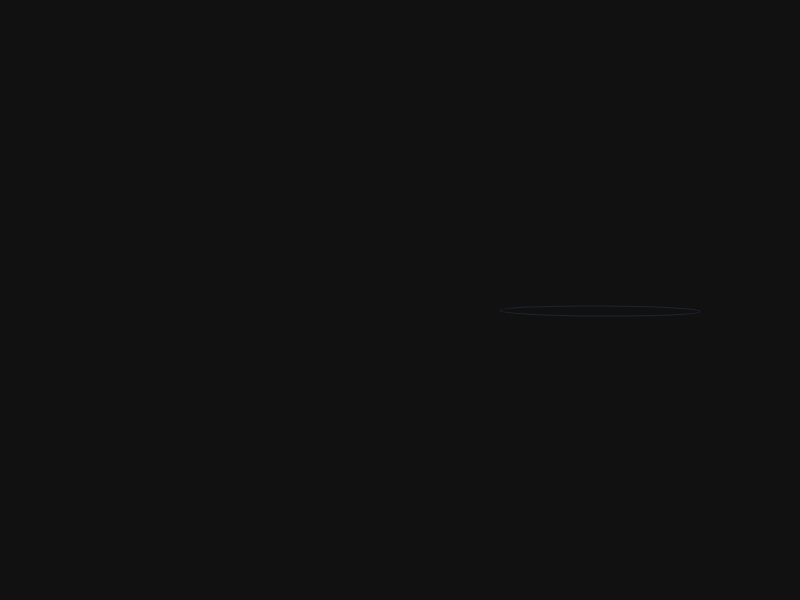
Frame 1 (no input)
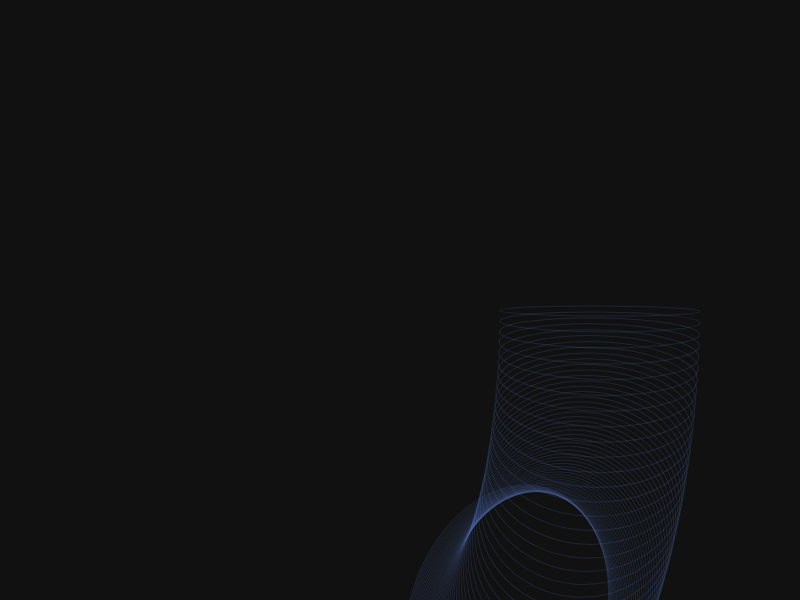
Frame 60 (no input)
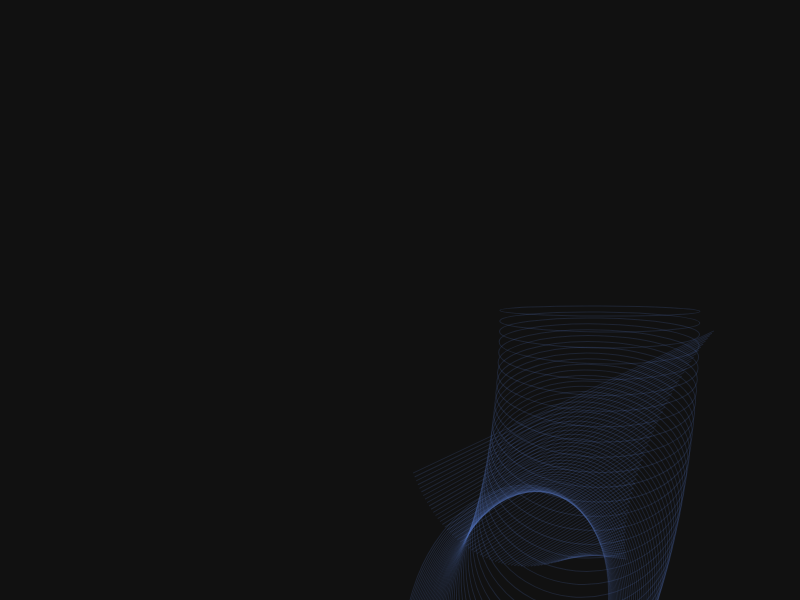
Frame 120 (the mouse pressed at the canvas centre since frame 60)

The p5.js sketch that drew these frames (run headless with seeded random() and noise() and a simulated clock; from frame 60 on, the mouse is pressed at the canvas centre):

// p5.js sketch
// ── sketch.js

// 
// Author: Hugo Weissbart

let set;

function setup() {
    initializeFields();
    createCanvas(800, 600);
    background(color(0x11, 0x11, 0x11));
    stroke(color(0x52, 0x70, 0xB9, 50));
    noFill();
    frameRate(500);
    set = 0;
}

function draw() {
    var t = float(frameCount);
    var periodX = 300;
    var periodY = 30;
    var radX = 100;
    var radY = 50;
    var periodRot = 100;
    var ampX = 200;
    var ampY = 300;
    translate(width / 2, height / 2);
    rotate(t / 200);

    if (set == 0) {
        // Mandala 1
        ellipse(cos(t/periodX) * ampX, sin(t/periodY) * ampY,  // position
        cos(t/periodX) * ampX, sin(t/periodY) * ampY); // radius
    }
    if (set == 1) {
        // Mandala 2
        line(cos(t/periodX) * 300, sin(t/periodY) * 200,  // position A
        cos(t/radX) * 300, sin(t/radY) * 200); // position B
    }
    if (set == 2) {
        // Mandala set 3
        line(
            sin(t / 60) * 200 + cos(t / 30) * 30,
            cos(t / 60) * 200 + sin(t / 30) * 30,
            
            cos(t / 60) * 200 + sin(t / 30) * 30, 
            cos(t / 60) * 200 + cos(t / 30) * 30
            );
    }
}

function initializeFields() {
}

function mousePressed() {
    set += 1;
    set = set % 3;
}
